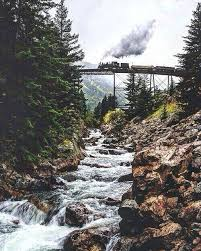
#> input picture park.jfif, 201 x 251 px
$ jupyter execute code06_thresholding.ipynb
#> lines starting #> are read from the running program, lines starting #| are printed output that depends on the picture; after the words box and inside, x2 and y2 are one past the last pixel; in counts of white or black regions, pixels touching at a corner belong together
[cell 1]
# Importing the opencv module
import cv2
import numpy as np
import matplotlib.pyplot as plt

[cell 2]
#Image thresholding
imagePark = cv2.imread("park.jfif")
#> imagePark is the input picture: shape (251, 201, 3); mean B, G, R 117.4, 119.6, 121.3
imagePark_gray = cv2.cvtColor(imagePark, cv2.COLOR_BGR2GRAY)
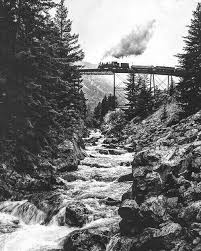
#> imagePark_gray: shape (251, 201); min 0, max 255, mean 119.8
imagePark_rgb = cv2.cvtColor(imagePark, cv2.COLOR_BGR2RGB)

plt.imshow(imagePark_gray, cmap = plt.cm.gray)
plt.title('Gray Scenery')
plt.figure()

[cell 3]
#Image thresholding
plt.figure()
histg = cv2.calcHist(imagePark_gray,[0],None,[255],[0,256])
#> histg = 255 values, max 19 at index 246, min 0 at index 0, mean 0.788

plt.plot(histg)
plt.show()
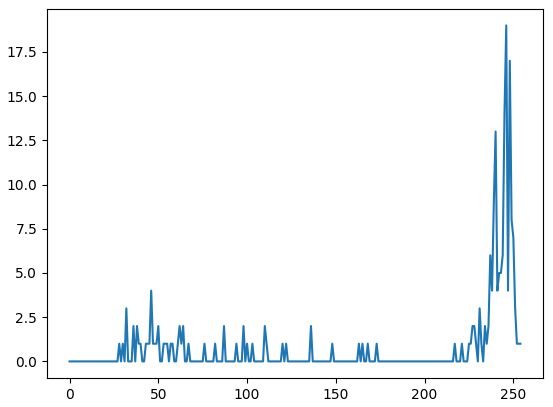
#> figure drawn by matplotlib, 1 panel; curve peaks at x = 246, y = 19

[cell 4]
#cv2.threshold(src, thresholdValue, maxVal, thresholdingTechnique)
ret, thresh_image = cv2.threshold(imagePark_gray, 200, 255, cv2.THRESH_BINARY)
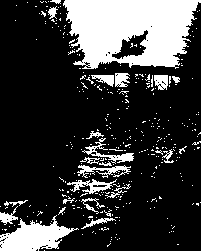
#> thresh_image: shape (251, 201); 23% white; 350 white regions (327 under 20 px), largest, box (x1, y1, x2, y2) and area: (63, 0, 201, 69) 7034, (0, 215, 79, 251) 1486, (82, 138, 134, 164) 318
plt.imshow(thresh_image, cmap = plt.cm.gray)
plt.title('Binary Image - High Threshold')
plt.figure()

[cell 5]
#cv2.threshold(src, thresholdValue, maxVal, thresholdingTechnique)
ret, thresh_image = cv2.threshold(imagePark_gray, 50, 255, cv2.THRESH_BINARY)
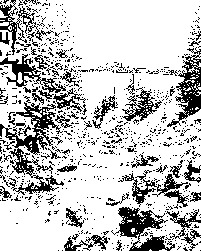
#> thresh_image: shape (251, 201); 77% white; black in thin lines or dots
plt.imshow(thresh_image, cmap = plt.cm.gray)
plt.title('Binary Image - Low Threshold')
plt.figure()

$ run again, with neeraj_gold.jfif copied over park.jfif
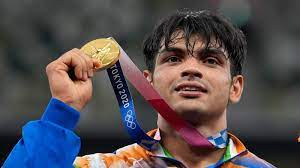
#> input picture neeraj_gold.jfif, 300 x 168 px
#> imagePark is the input picture: shape (168, 300, 3); mean B, G, R 79.9, 76.3, 83
#> histg = 255 values, max 16 at index 63, min 0 at index 0, mean 1.18
#> `ret, thresh_image = cv2.threshold(imagePark_gray, 200, 255, cv2.THRESH..`:
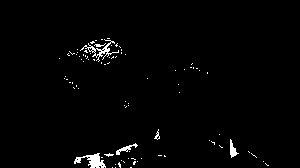
#> thresh_image: shape (168, 300); 1.6% white; 87 white regions (81 under 20 px), largest, box (x1, y1, x2, y2) and area: (74, 153, 106, 168) 223, (80, 39, 119, 62) 179, (230, 139, 239, 158) 79, (116, 143, 138, 155) 79, (154, 129, 160, 140) 25, (94, 43, 106, 47) 21
#> `ret, thresh_image = cv2.threshold(imagePark_gray, 50, 255, cv2.THRESH_..`:
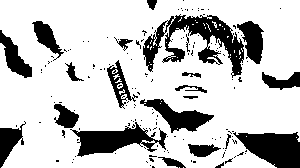
#> thresh_image: shape (168, 300); 77.2% white; 155 black regions (133 under 20 px), largest, box (x1, y1, x2, y2) and area: (143, 14, 244, 78) 2459, (233, 132, 300, 168) 1624, (70, 122, 167, 157) 1557

$ run again, with roses.jfif copied over park.jfif
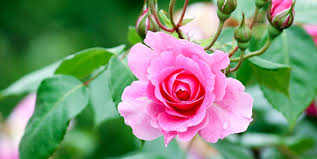
#> input picture roses.jfif, 317 x 159 px
#> imagePark is the input picture: shape (159, 317, 3); mean B, G, R 114.9, 142.5, 123.5
#> `imagePark_gray = cv2.cvtColor(imagePark, cv2.COLOR_BGR2GRAY)`:
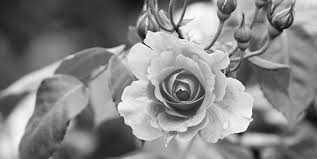
#> imagePark_gray: shape (159, 317); min 3, max 254, mean 133.7
#> histg = 255 values, max 13 at index 51, min 0 at index 0, mean 1.24
#> `ret, thresh_image = cv2.threshold(imagePark_gray, 50, 255, cv2.THRESH_..`:
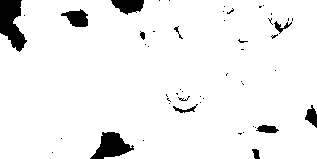
#> thresh_image: shape (159, 317); 94.3% white; 51 black regions (39 under 20 px), largest, box (x1, y1, x2, y2) and area: (0, 0, 27, 52) 869, (90, 132, 134, 159) 667, (111, 0, 144, 15) 340
